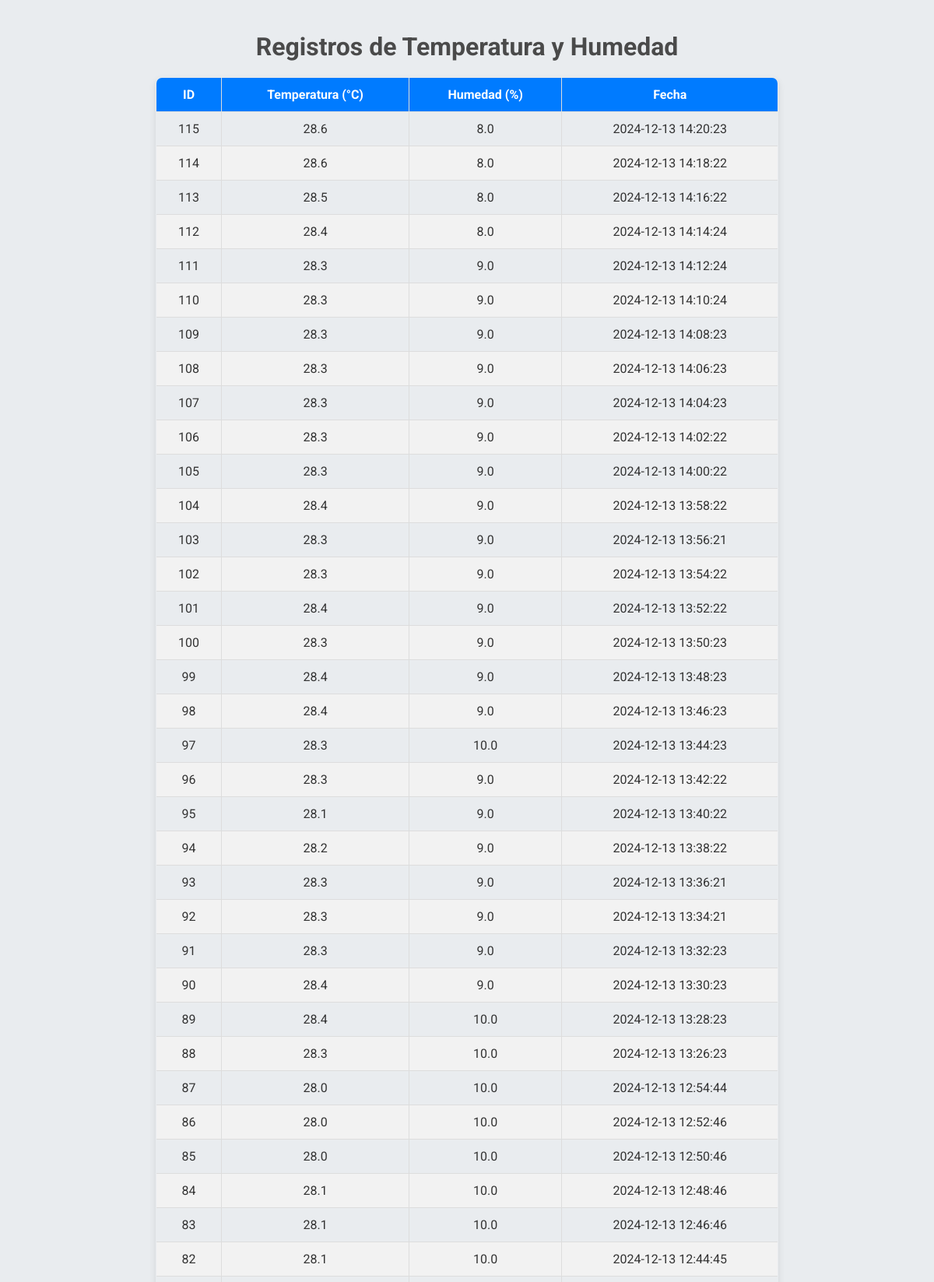
Page /Registros (upper part) on the committed database.
### tables this page shows
CREATE TABLE registros (
            id INTEGER PRIMARY KEY AUTOINCREMENT,
            temperatura REAL,
            humedad REAL,
            fecha TEXT
        );

### app.py (the view)
@app.route('/Registros')
def ver_registros():
    conn = conectar_db()
    cursor = conn.cursor()
    cursor.execute("SELECT * FROM registros ORDER BY fecha DESC")
    registros = cursor.fetchall()
    conn.close()
    return render_template('registros.html', registros=registros)

### app.py (called while the page is built)
def conectar_db():
    conn = sqlite3.connect('datos.db')
    return conn

### templates/Registros.html (shortened to what this page needs)
<!DOCTYPE html>
<html lang="es">
<head>
</head>
<body>
    <h1>Registros de Temperatura y Humedad</h1>
    <table>
        <thead>
            <tr>
                <th>ID</th>
                <th>Temperatura (°C)</th>
                <th>Humedad (%)</th>
                <th>Fecha</th>
            </tr>
        </thead>
        <tbody>
            {% for registro in registros %}
            <tr>
                <td>{{ registro[0] }}</td>
                <td>{{ registro[1] }}</td>
                <td>{{ registro[2] }}</td>
                <td>{{ registro[3] }}</td>
            </tr>
            {% endfor %}
        </tbody>
    </table>
</body>
</html>

### templates/Registros.html (style rules this page uses)
body { font-family: 'Roboto', sans-serif; background-color: #e9ecef; color: #333; padding: 20px; margin: 0; }
h1 { text-align: center; margin-bottom: 20px; color: #4a4a4a; }
table { width: 90%; max-width: 800px; margin: 20px auto; border-collapse: collapse; box-shadow: 0 4px 10px rgba(0, 0, 0, 0.1); border-radius: 8px; overflow: hidden; }
table, th, td { border: 1px solid #ddd; }
th, td { padding: 12px; text-align: center; }
th { background-color: #007bff; color: white; font-weight: 700; }
tr:nth-child(even) { background-color: #f2f2f2; }

### rows in the picture
registros: id "115", temperatura "28.6", humedad "8.0", fecha "2024-12-13 14:20:23"
registros: id "114", temperatura "28.6", humedad "8.0", fecha "2024-12-13 14:18:22"
registros: id "113", temperatura "28.5", humedad "8.0", fecha "2024-12-13 14:16:22"
registros: id "112", temperatura "28.4", humedad "8.0", fecha "2024-12-13 14:14:24"
registros: id "111", temperatura "28.3", humedad "9.0", fecha "2024-12-13 14:12:24"
registros: id "110", temperatura "28.3", humedad "9.0", fecha "2024-12-13 14:10:24"
registros: id "109", temperatura "28.3", humedad "9.0", fecha "2024-12-13 14:08:23"
registros: id "108", temperatura "28.3", humedad "9.0", fecha "2024-12-13 14:06:23"
registros: id "107", temperatura "28.3", humedad "9.0", fecha "2024-12-13 14:04:23"
registros: id "106", temperatura "28.3", humedad "9.0", fecha "2024-12-13 14:02:22"
registros: id "105", temperatura "28.3", humedad "9.0", fecha "2024-12-13 14:00:22"
registros: id "104", temperatura "28.4", humedad "9.0", fecha "2024-12-13 13:58:22"
registros: id "103", temperatura "28.3", humedad "9.0", fecha "2024-12-13 13:56:21"
registros: id "102", temperatura "28.3", humedad "9.0", fecha "2024-12-13 13:54:22"
registros: id "101", temperatura "28.4", humedad "9.0", fecha "2024-12-13 13:52:22"
registros: id "100", temperatura "28.3", humedad "9.0", fecha "2024-12-13 13:50:23"
registros: id "99", temperatura "28.4", humedad "9.0", fecha "2024-12-13 13:48:23"
registros: id "98", temperatura "28.4", humedad "9.0", fecha "2024-12-13 13:46:23"
registros: id "97", temperatura "28.3", humedad "10.0", fecha "2024-12-13 13:44:23"
registros: id "96", temperatura "28.3", humedad "9.0", fecha "2024-12-13 13:42:22"
registros: id "95", temperatura "28.1", humedad "9.0", fecha "2024-12-13 13:40:22"
registros: id "94", temperatura "28.2", humedad "9.0", fecha "2024-12-13 13:38:22"
registros: id "93", temperatura "28.3", humedad "9.0", fecha "2024-12-13 13:36:21"
registros: id "92", temperatura "28.3", humedad "9.0", fecha "2024-12-13 13:34:21"
registros: id "91", temperatura "28.3", humedad "9.0", fecha "2024-12-13 13:32:23"
registros: id "90", temperatura "28.4", humedad "9.0", fecha "2024-12-13 13:30:23"
registros: id "89", temperatura "28.4", humedad "10.0", fecha "2024-12-13 13:28:23"
registros: id "88", temperatura "28.3", humedad "10.0", fecha "2024-12-13 13:26:23"
registros: id "87", temperatura "28.0", humedad "10.0", fecha "2024-12-13 12:54:44"
registros: id "86", temperatura "28.0", humedad "10.0", fecha "2024-12-13 12:52:46"
registros: id "85", temperatura "28.0", humedad "10.0", fecha "2024-12-13 12:50:46"
registros: id "84", temperatura "28.1", humedad "10.0", fecha "2024-12-13 12:48:46"
registros: id "83", temperatura "28.1", humedad "10.0", fecha "2024-12-13 12:46:46"
registros: id "82", temperatura "28.1", humedad "10.0", fecha "2024-12-13 12:44:45"
